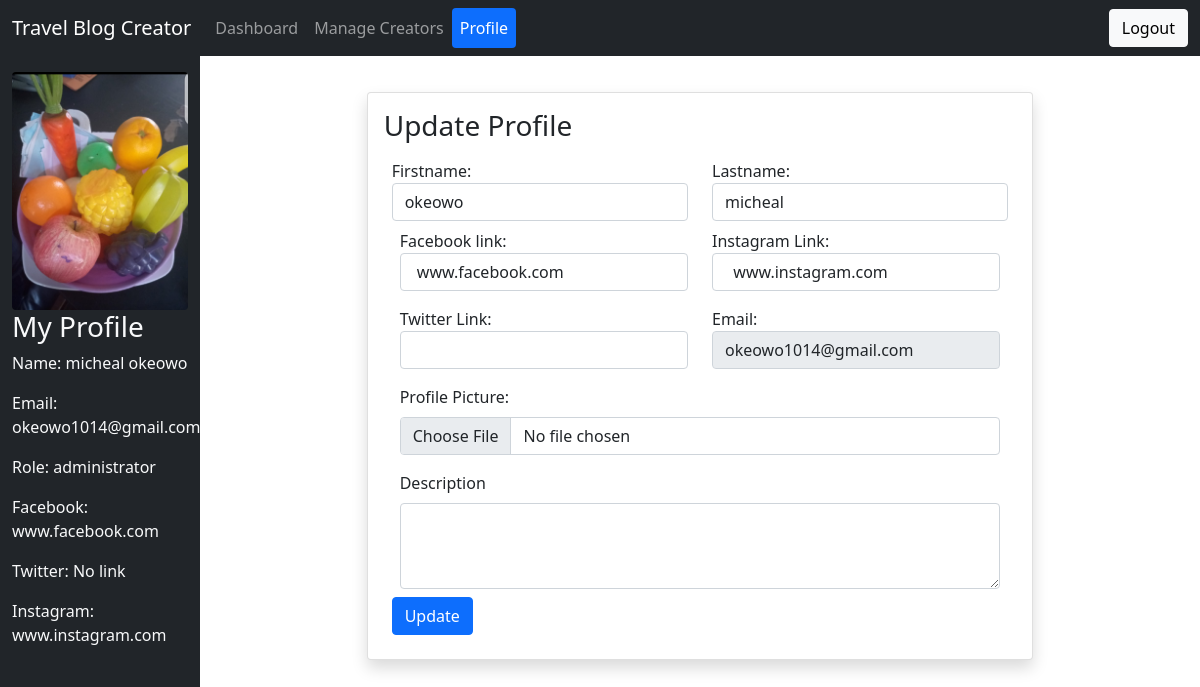
Screenshot of /updateadminprofile.php (signed in) with the database file from the repository.
### tables this page shows
CREATE TABLE IF NOT EXISTS `authusers` (
  `firstname` varchar(255) NOT NULL,
  `lastname` varchar(255) NOT NULL,
  `email` varchar(255) NOT NULL,
  `password` varchar(255) NOT NULL,
  `role` varchar(25) NOT NULL DEFAULT 'creator',
  `description` text,
  `status` varchar(25) NOT NULL DEFAULT 'active',
  `userid` int(11) NOT NULL AUTO_INCREMENT,
  `created` timestamp NOT NULL DEFAULT CURRENT_TIMESTAMP,
  `picture` varchar(255) NOT NULL DEFAULT ' http://localhost/travelblog/img/avatar.jpg',
  `facebook` varchar(255) DEFAULT ' ',
  `instagram` varchar(255) DEFAULT ' ',
  `twitter` varchar(255) DEFAULT ' ',
  PRIMARY KEY (`userid`),
  UNIQUE KEY `password` (`password`),
  UNIQUE KEY `email` (`email`)
);

### updateadminprofile.php (the view, shortened to what this page needs)
<?php
require_once('connection.php');
$admin_id = $_SESSION['user_id'];
$result = mysqli_query($conn, "SELECT * FROM authusers WHERE userid = $admin_id");
$userobj = mysqli_fetch_assoc($result);
?>
<!DOCTYPE html>
<html>
<head>
 <link rel="stylesheet" href="bootstrap-5.0.2-dist/css/bootstrap.min.css">
</head>
<body>
  <nav class="navbar navbar-expand-sm bg-dark navbar-dark nav-pills nav-fill">
    <div class="container-fluid">
      <a class="navbar-brand" href="#">Travel Blog Creator </a>
      <div class="collapse navbar-collapse">
        <ul class="navbar-nav me-auto mb-2 mb-lg-0">
          <li class="nav-item">
            <a class="nav-link " href="admindashboard.php">Dashboard</a>
          </li>
          <li class="nav-item">
            <a class="nav-link" href="creators.php">Manage Creators</a>
          </li>
          <li class="nav-item">
            <a class="nav-link active" href="updateadminprofile.php">Profile</a>
          </li>
        </ul>
        <div class="d-flex">
          <a href="logout.php" class="btn btn-light">Logout</a>
        </div>
      </div>
    </div>
  </nav>
  <div class="container-fluid">
    <div class="row">
      <div class="col-md-2 bg-dark text-light pt-3" style="min-height:100vh">
        <div class="sidebar-sticky">
          <img src="<?php echo $userobj['picture'] ?>" class="rounded mx-auto d-block" alt="..."
            style="max-width:100%;max height:20vh">
          <h3>My Profile</h3>
          <p>Name:
            <?php echo $userobj['lastname'] . ' ' . $userobj['firstname'] ?>
          </p>
          <p>Email:
            <?php echo $userobj['email'] ?>
          </p>
          <p>Role:
            <?php echo $userobj['role'] ?>
          </p>
          <p>Facebook:
            <?php if ($userobj['facebook'] != '' & $userobj['facebook'] != ' ') {
              echo $userobj['facebook'];
            } else {
              echo 'No link';
            } ?>
          </p>
          <p>Twitter:
            <?php if ($userobj['twitter'] != '' & $userobj['twitter'] != ' ') {
              echo $userobj['twitter'];
            } else {
              echo 'No link';
            } ?>
          </p>
          <p>Instagram:
            <?php if ($userobj['instagram'] != '' & $userobj['instagram'] != ' ') {
              echo $userobj['instagram'];
            } else {
              echo 'No link';
            } ?>
          </p>
        </div>
      </div>
      <div class="col-md-10 mt-3">
        <div class="row pt-3">
          <div class="col-8 m-auto card shadow p-3">
            <h3>Update Profile</h3>
            <form action="handleadminprofile.php" method="POST" enctype="multipart/form-data">
              <div class="form-group p-2">
                <div class="row">
                  <div class="col">
                    <label for="title">Firstname:</label>
                    <input required type="text" class="form-control" placeholder="First name" aria-label="First name"
                      value="<?php echo $userobj['firstname'] ?>" name="firstname">
                  </div>
                  <div class="col">
                    <label for="title">Lastname:</label>
                    <input required type="text" class="form-control" placeholder="Last name" aria-label="Last name"
                      value="<?php echo $userobj['lastname'] ?>" name="lastname">
                  </div>
                </div>
                <div class="form-group p-2">
                  <div class="row">
                    <div class="col">
                      <label for="title">Facebook link:</label>
                      <input type="text" class="form-control" placeholder="Facebook link" aria-label="Facebook link"
                        value="<?php echo $userobj['facebook'] ?>" name="facebook">
                    </div>
                    <div class="col">
                      <label for="title">Instagram Link:</label>
                      <input type="text" class="form-control" placeholder="Instagram Link" aria-label="Instagram Link"
                        value="<?php echo $userobj['instagram'] ?>" name="instagram">
                    </div>
                  </div>
                </div>
                <div class="form-group p-2">
                  <div class="row">
                    <div class="col">
                      <label for="title">Twitter Link:</label>
                      <input type="text" class="form-control" placeholder="Twitter Link" aria-label="Twitter Link"
                        name="twitter" value="<?php echo $userobj['twitter'] ?>">
                    </div>
                    <div class="col">
                      <label for="title">Email:</label>
                      <input required type="email" class="form-control" placeholder="Email" aria-label="Email"
                        name="email" value="<?php echo $userobj['email'] ?>" disabled>
                    </div>
                  </div>
                </div>
                <div class="form-group p-2">
                  <label for="fore_image" class="form-label">Profile Picture:</label>
                  <input type="file" class="form-control" id="fore_image" name="picture" accept="image/*">
                </div>
                <div>
                  <div class="form-group p-2">
                    <label for="exampleFormControlTextarea1" class="form-label">Description</label>
                    <textarea class="form-control" id="exampleFormControlTextarea1" rows="3"
                      name="description"><?php echo $userobj['description'] ?></textarea>
                  </div>
                </div>
                <button type="submit" class="btn btn-primary">Update</button>
            </form>
          </div>
        </div>
      </div>
    </div>
  </div>
</body>
</html>

### rows the page displays
authusers: picture (picture), lastname "micheal", firstname "okeowo", email "okeowo1014@gmail.com", role "administrator", facebook "www.facebook.com", instagram "www.instagram.com"
